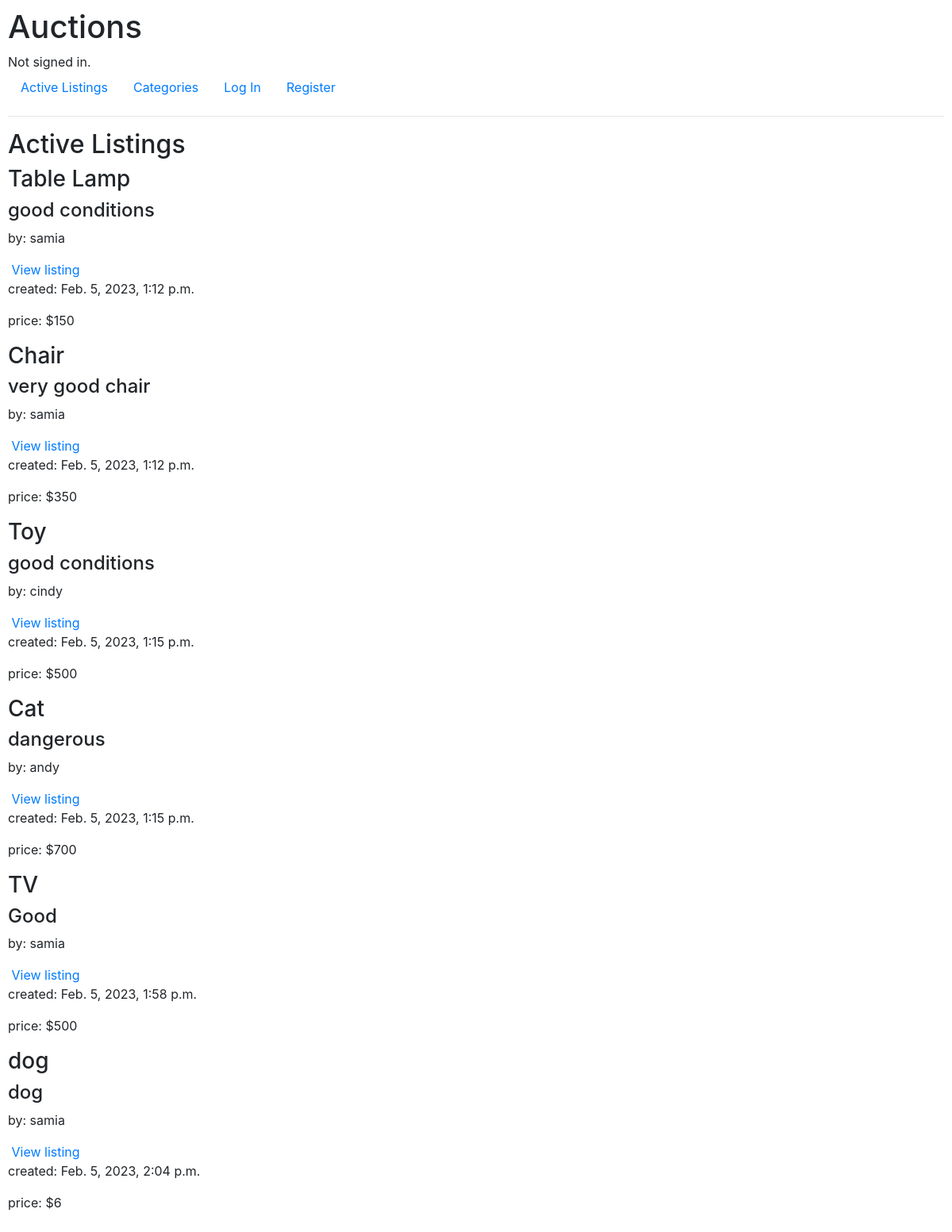
/, run on an earlier commit of the app's database.
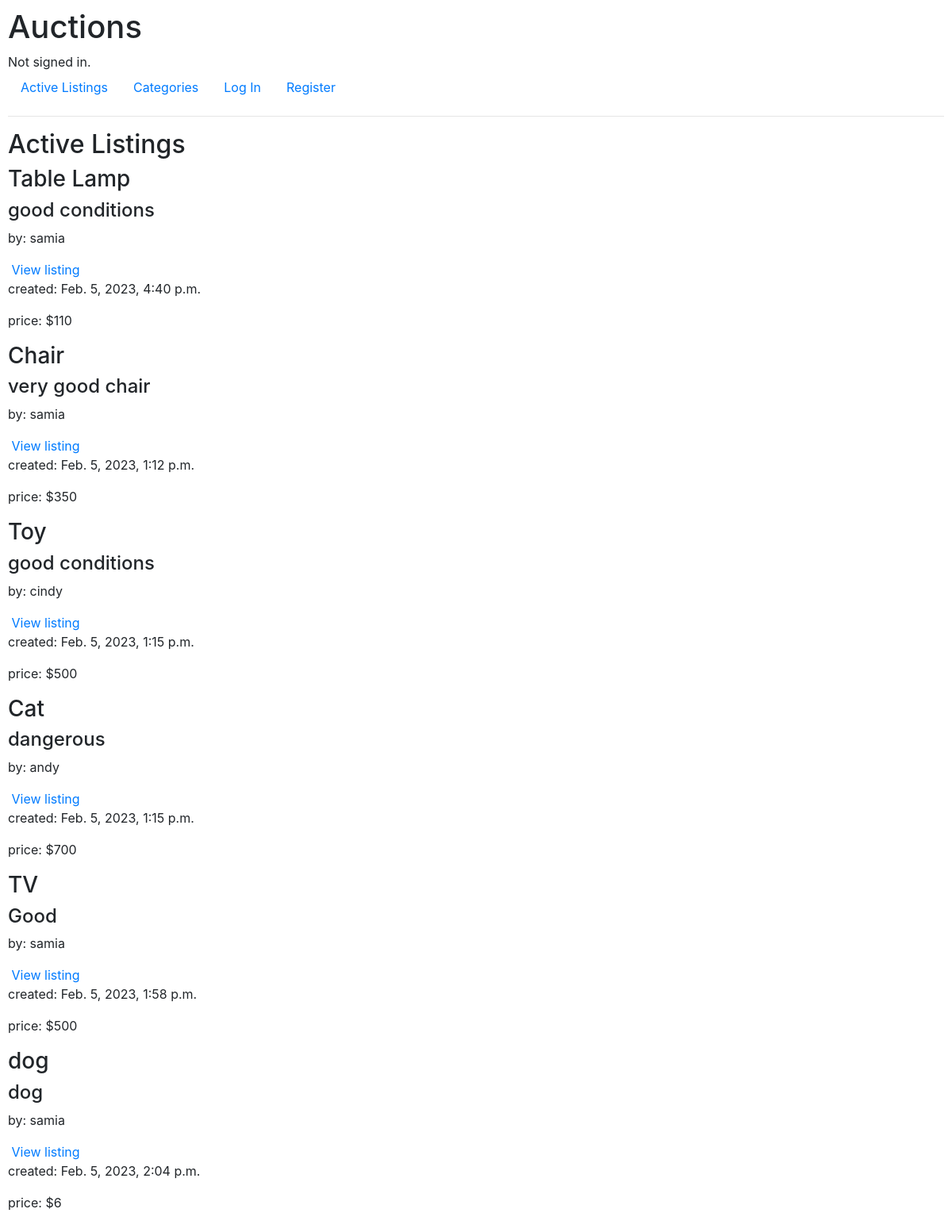
And on a later commit of the database.
### auctions/models.py (models this page shows, shortened)
class Auction_Listing(models.Model):
    seller = models.ForeignKey(
        User, on_delete=models.CASCADE, related_name="listed_by")
    title = models.CharField(max_length=64)
    description = models.TextField(max_length=500)
    starting_bid = models.PositiveIntegerField()
    image = models.URLField(blank=True)
    time = models.DateTimeField(auto_now=True)
    category = models.CharField(max_length=64, default="Unspecified!")
    price = models.PositiveIntegerField()

class User(AbstractUser):
    pass

### auctions/views.py (the view)
# urls.py: path("", views.index, name="index"),
def index(request):
    return render(request, "auctions/index.html", {
        "listings": Auction_Listing.objects.all(),
    })

### auctions/templates/auctions/index.html (shortened to what this page needs)
{% extends "auctions/layout.html" %}
{% block body %}
<h2>Active Listings</h2>
{%for listing in listings%}
<h3>{{listing.title}}</h3>
<h4>{{listing.description}}</h4>
<p>by: {{listing.seller}}</p>
<a href="{%url 'view_listing' listing.id%}">View listing</a>
<p>created: {{listing.time}}</p>
<p>price: ${{listing.price}}</p>
{%endfor%}
{% endblock %}

What changed in the data, as far as the page shows it:
changed Auction_Listing "Table Lamp": time "Feb. 5, 2023, 1:12 p.m." → "Feb. 5, 2023, 4:40 p.m."; price "150" → "110"
